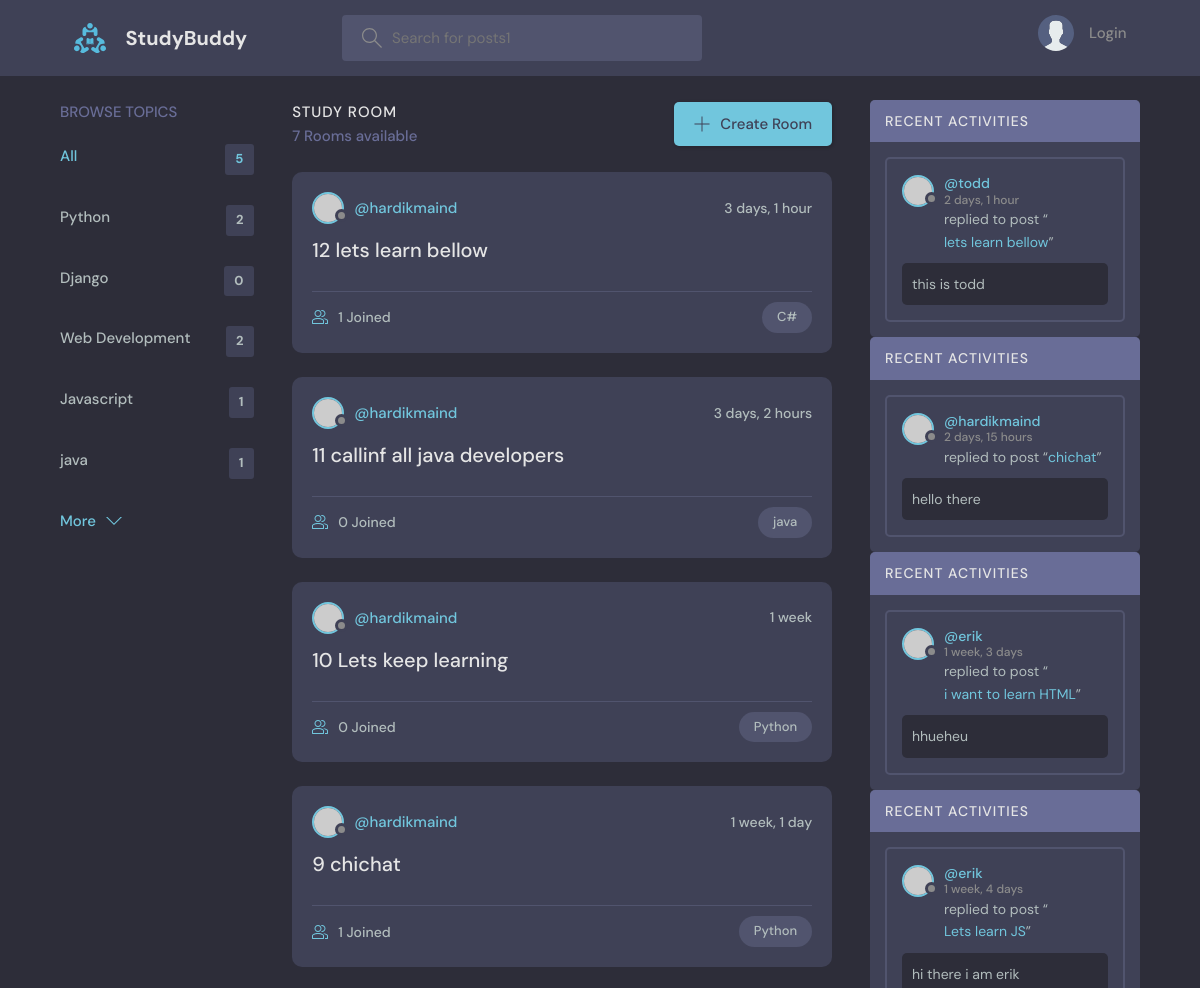
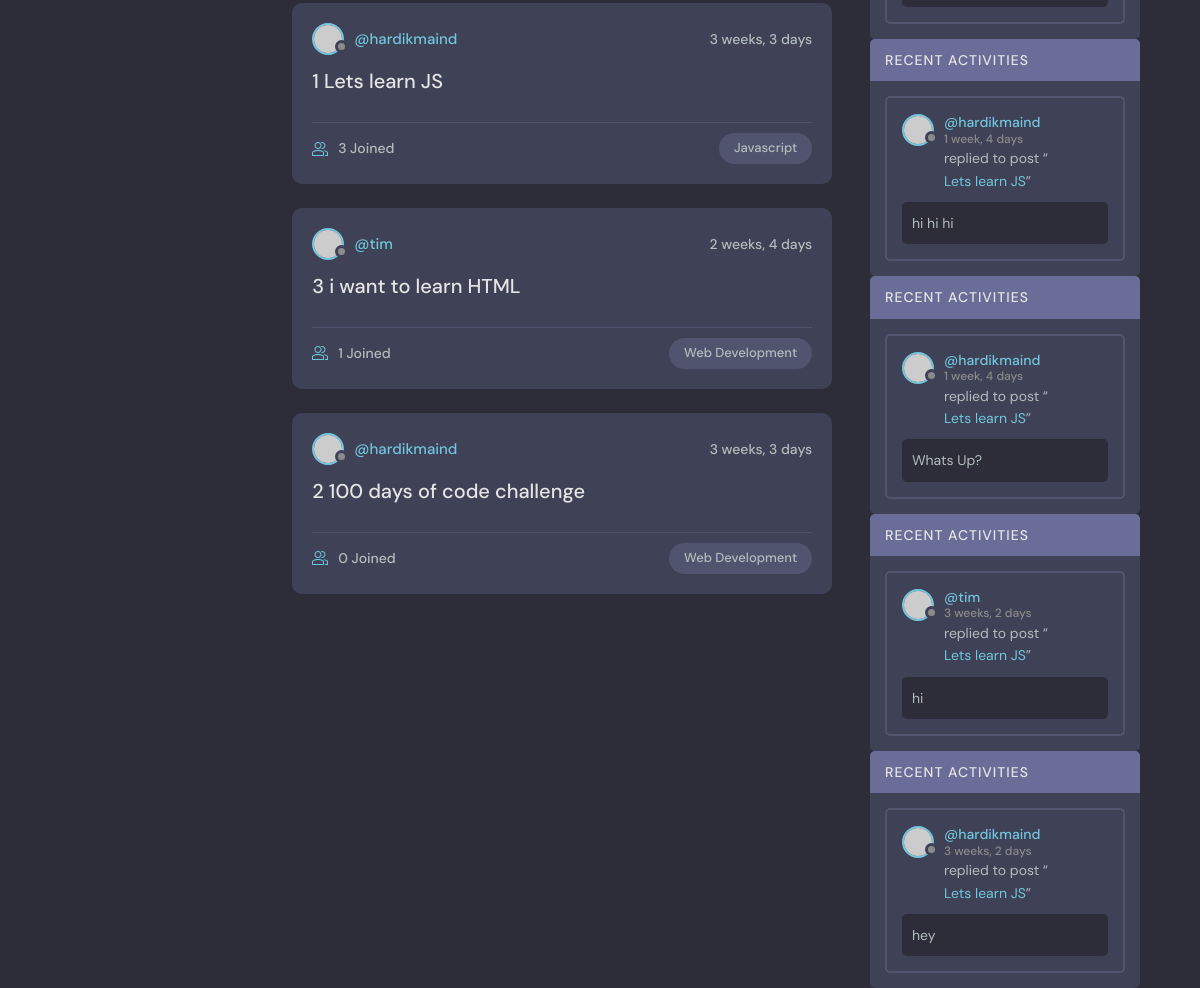
The page / on the database its author committed (2 pictures, top to bottom).
### base/models.py (models this page shows, shortened)
class Topic(models.Model):
    name = models.CharField(max_length=200)

class Room(models.Model):
    host = models.ForeignKey(User, null=True, on_delete=models.SET_NULL)
    name = models.CharField(max_length=200)
    description = models.TextField(null=True, blank=True)
    participants = models.ManyToManyField(User,related_name='participants', blank=True)
    updated = models.DateTimeField(auto_now=True)
    created = models.DateTimeField(auto_now_add=True)
    topic = models.ForeignKey(Topic, null=True, on_delete=models.SET_NULL)
    class Meta:
        ordering = ['-updated', '-created']
    def __str__(self):
        return self.name

class Message(models.Model):
    user = models.ForeignKey(User, on_delete=models.CASCADE)
    room = models.ForeignKey(Room, on_delete=models.CASCADE)
    body = models.TextField()
    updated = models.DateTimeField(auto_now=True)
    created = models.DateTimeField(auto_now_add=True)
    class Meta:
        ordering = ['-updated', '-created']

### base/views.py (the view)
# urls.py: path('', views.home,name="home"),   #when the user goes to the home page, the home function is called..which is in the views.py file
def home(request):
    q = request.GET.get('q') if request.GET.get('q') != None else ''
    rooms = Room.objects.filter(Q(topic__name__icontains=q) | Q(
        name__icontains=q) | Q(description__icontains=q))
    room_count = rooms.count()
    room_message = Message.objects.filter(Q(room__topic__name__icontains=q))
    topics = Topic.objects.all()[0:5]
    context = {'rooms': rooms, 'topics': topics,
               'room_count': room_count, 'room_messages': room_message}
    return render(request, 'base/home.html', context)

### base/templates/base/home.html (shortened to what this page needs)
{% extends 'main.html' %}
{% block content %}
<main class="layout layout--3">
  <div class="container">
    {%include 'base/topic_component.html' %}
    <div class="roomList">
      <div class="roomList__header">
        <div>
          <h2>Study Room</h2>
          <p>{{room_count}} Rooms available</p>
        </div>
        <a class="btn btn--main" href="{% url 'create-room' %}">
          <svg
            version="1.1"
            xmlns="http://www.w3.org/2000/svg"
            width="32"
            height="32"
            viewBox="0 0 32 32"
          >
            <title>add</title>
            <path
              d="M16.943 0.943h-1.885v14.115h-14.115v1.885h14.115v14.115h1.885v-14.115h14.115v-1.885h-14.115v-14.115z"
            ></path>
          </svg>
          Create Room
        </a>
      </div>
     {%include 'base/feed_component.html' %}
    </div>
    {% include 'base/activity_component.html' %}
  </div>
</main>
{% endblock content %}

### base/templates/base/topic_component.html
<div class="topics">
  <div class="topics__header">
    <h2>Browse Topics</h2>
  </div>
  <ul class="topics__list">
    <li>
      <a href="{% url 'home'%}" class="active">All <span>{{topics.count}}</span></a>
    </li>
    {% for x in topics %}
    <li>
      <a href="{% url 'home' %}?q={{x.name}}"> {{x.name}} <span>{{x.room_set.all.count}}</span></a>
    </li>
    {%endfor%}
  </ul>
  <a class="btn btn--link" href="{% url 'topics' %}">
    More
    <svg
      version="1.1"
      xmlns="http://www.w3.org/2000/svg"
      width="32"
      height="32"
      viewBox="0 0 32 32"
    >
      <title>chevron-down</title>
      <path d="M16 21l-13-13h-3l16 16 16-16h-3l-13 13z"></path>
    </svg>
  </a>
</div>

### base/templates/base/feed_component.html (shortened to what this page needs)
{% for room in rooms %}
<div class="roomListRoom">
  <div class="roomListRoom__header">
    <a href="{% url 'user-profile' room.host.id %}" class="roomListRoom__author">
      <div class="avatar avatar--small">
        <img src="https://randomuser.me/api/portraits/women/11.jpg" />
      </div>
      <span>@{{room.host.username}}</span>
    </a>
    <div class="roomListRoom__actions">
      <span>{{room.created|timesince }}</span>
    </div>
  </div>
  <div class="roomListRoom__content">
    <a href="{% url 'room' room.id %}"> {{room.id}}    {{room.name}}</a>
  </div>
  <div class="roomListRoom__meta">
    <a href="{% url 'room' room.id %}" class="roomListRoom__joined">
      {{room.participants.all.count}} Joined
    </a>
    <p class="roomListRoom__topic">{{room.topic.name}}</p>
  </div>
</div>
{% endfor %}

### base/templates/base/activity_component.html (shortened to what this page needs)
<div>
{% for x in room_messages %}
<div class="activities">
  <div class="activities__header">
    <h2>Recent Activities</h2>
  </div>
  <div class="activities__box">
    <div class="activities__boxHeader roomListRoom__header">
      <a href="{% url 'user-profile' x.user.id %}" class="roomListRoom__author">
        <div class="avatar avatar--small">
          <img src="https://randomuser.me/api/portraits/women/11.jpg" />
        </div>
        <p>
          @{{x.user}}
          <span>{{x.created|timesince}}</span>
        </p>
      </a>
    </div>
    <div class="activities__boxContent">
      <p>
        replied to post “<a href="{%url 'room' x.room.id %}">{{x.room}}</a>”
      </p>
      <div class="activities__boxRoomContent">
        {{x.body}}
      </div>
    </div>
  </div>
</div>
{% endfor %}
</div>

### rows shown on the page
Topic: name "Python", room_set.all.count "2"
Topic: name "Django", room_set.all.count "0"
Topic: name "Web Development", room_set.all.count "2"
Topic: name "Javascript", room_set.all.count "1"
Topic: name "java", room_set.all.count "1"
Room: host.username "hardikmaind", created "3 days, 1 hour", id "12", name "lets learn bellow", participants.all.count "1", topic.name "C#"
Room: host.username "hardikmaind", created "3 days, 2 hours", id "11", name "callinf all java developers", participants.all.count "0", topic.name "java"
Room: host.username "hardikmaind", created "1 week", id "10", name "Lets keep learning", participants.all.count "0", topic.name "Python"
Room: host.username "hardikmaind", created "1 week, 1 day", id "9", name "chichat", participants.all.count "1", topic.name "Python"
Room: host.username "hardikmaind", created "3 weeks, 3 days", id "1", name "Lets learn JS", participants.all.count "3", topic.name "Javascript"
Room: host.username "tim", created "2 weeks, 4 days", id "3", name "i want to learn HTML", participants.all.count "1", topic.name "Web Development"
Room: host.username "hardikmaind", created "3 weeks, 3 days", id "2", name "100 days of code challenge", participants.all.count "0", topic.name "Web Development"
Message: user "todd", created "2 days, 1 hour", room "lets learn bellow", body "this is todd"
Message: user "hardikmaind", created "2 days, 15 hours", room "chichat", body "hello there"
Message: user "erik", created "1 week, 3 days", room "i want to learn HTML", body "hhueheu"
Message: user "erik", created "1 week, 4 days", room "Lets learn JS", body "hi there i am erik"
Message: user "hardikmaind", created "1 week, 4 days", room "Lets learn JS", body "hi hi hi"
Message: user "hardikmaind", created "1 week, 4 days", room "Lets learn JS", body "Whats Up?"
Message: user "tim", created "3 weeks, 2 days", room "Lets learn JS", body "hi"
Message: user "hardikmaind", created "3 weeks, 2 days", room "Lets learn JS", body "hey"

### other values the page prints
{{ topics.count }} "5"
{{ room_count }} "7"
